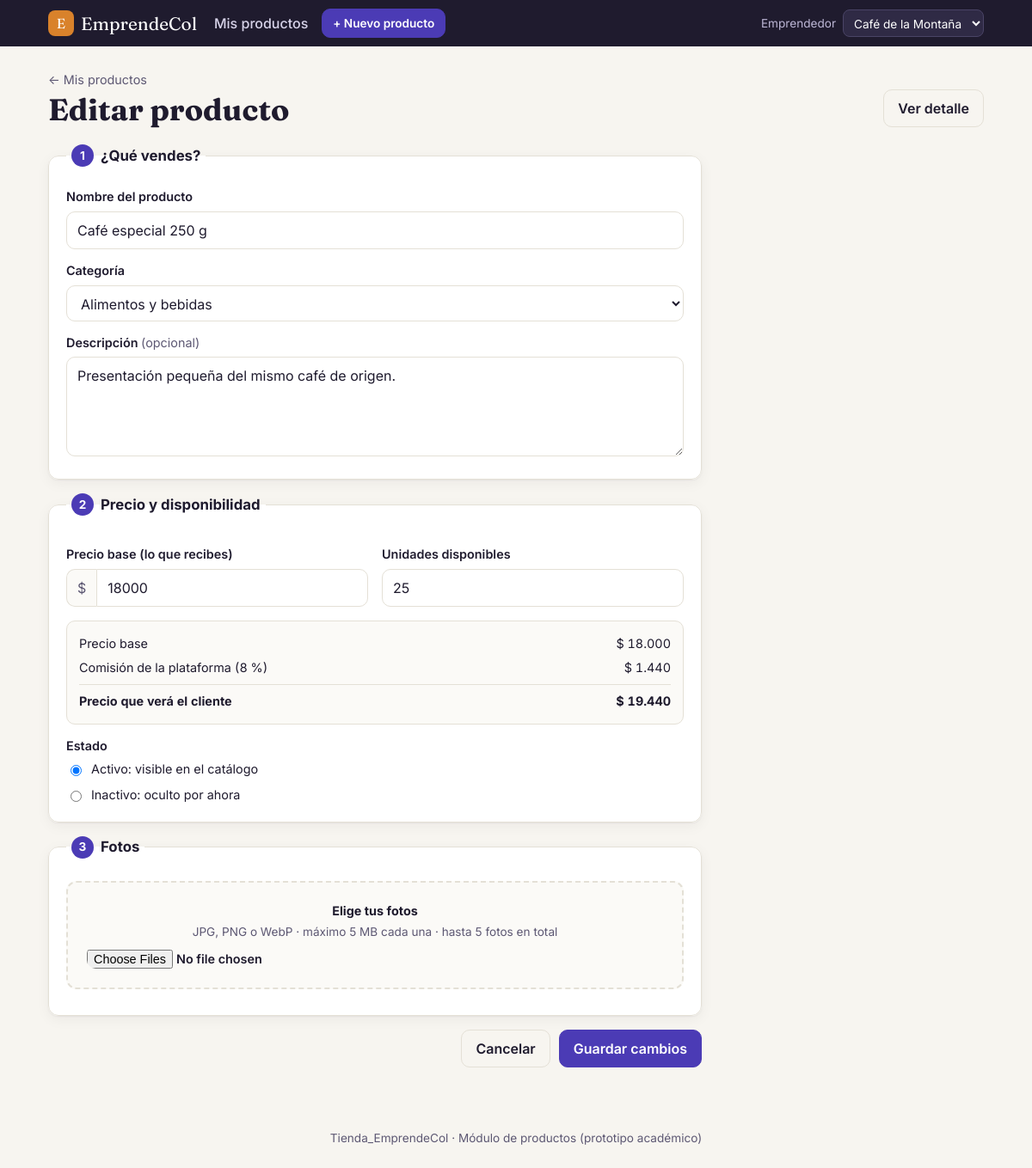
/productos/editar.php?id=2, run on the app's committed database.
### tables this page shows
CREATE TABLE producto (
  id_producto     INT AUTO_INCREMENT PRIMARY KEY,
  id_emprendedor  INT            NOT NULL,
  id_categoria    INT            NOT NULL,
  nombre          VARCHAR(120)   NOT NULL,
  descripcion     TEXT           NULL,
  precio_base     DECIMAL(12,2)  NOT NULL,
  stock           INT            NOT NULL DEFAULT 0,
  estado          ENUM('activo','inactivo','eliminado') NOT NULL DEFAULT 'activo',
  fecha_creacion  DATETIME       NOT NULL DEFAULT CURRENT_TIMESTAMP,
  CONSTRAINT ck_producto_precio CHECK (precio_base > 0),
  CONSTRAINT ck_producto_stock  CHECK (stock >= 0),
  CONSTRAINT fk_producto_emprendedor FOREIGN KEY (id_emprendedor)
    REFERENCES perfil_emprendedor(id_emprendedor) ON DELETE RESTRICT,
  CONSTRAINT fk_producto_categoria FOREIGN KEY (id_categoria)
    REFERENCES categoria(id_categoria) ON DELETE RESTRICT,
  INDEX idx_producto_estado (estado),
  INDEX idx_producto_nombre (nombre)
);

CREATE TABLE categoria (
  id_categoria INT AUTO_INCREMENT PRIMARY KEY,
  nombre       VARCHAR(80) NOT NULL,
  activa       BOOLEAN     NOT NULL DEFAULT TRUE,
  CONSTRAINT uk_categoria_nombre UNIQUE (nombre)
);

CREATE TABLE configuracion (
  clave               VARCHAR(60)  PRIMARY KEY,
  valor               VARCHAR(255) NOT NULL,
  descripcion         VARCHAR(255) NULL,
  id_admin            INT          NULL,
  fecha_actualizacion DATETIME     NOT NULL DEFAULT CURRENT_TIMESTAMP ON UPDATE CURRENT_TIMESTAMP,
  CONSTRAINT fk_configuracion_admin FOREIGN KEY (id_admin)
    REFERENCES usuario(id_usuario) ON DELETE SET NULL
);

### includes/funciones.php (called while the page is built, shortened)
<?php
function conexion(): PDO
{
    static $pdo = null;
    if ($pdo === null) {
        $dsn = 'mysql:host=' . DB_HOST . ';port=' . DB_PORT . ';dbname=' . DB_NAME . ';charset=utf8mb4';
        try {
            $pdo = new PDO($dsn, DB_USER, DB_PASS, [
                PDO::ATTR_ERRMODE            => PDO::ERRMODE_EXCEPTION,
                PDO::ATTR_DEFAULT_FETCH_MODE => PDO::FETCH_ASSOC,
                PDO::ATTR_EMULATE_PREPARES   => false,
            ]);
        } catch (PDOException $ex) {
            http_response_code(500);
            echo '<div style="font-family:sans-serif;max-width:640px;margin:60px auto;padding:24px;border:1px solid #e5a3a3;border-radius:12px;background:#fff5f5">'
               . '<h2 style="margin-top:0">No se pudo conectar a la base de datos</h2>'
               . '<p>Revisa que MySQL esté iniciado en el panel de XAMPP, que hayas importado '
               . '<code>database/tienda_emprendecol.sql</code> y que los datos de <code>config/db.php</code> sean correctos.</p>'
               . '<p style="color:#888;font-size:13px">Detalle: ' . htmlspecialchars($ex->getMessage()) . '</p></div>';
            exit;
        }
    }
    return $pdo;
}
function e($texto): string
{
    return htmlspecialchars((string)($texto ?? ''), ENT_QUOTES, 'UTF-8');
}
function emprendedores_disponibles(): array
{
    return conexion()->query(
        "SELECT pe.id_emprendedor, pe.id_usuario, pe.nombre_emprendimiento
           FROM perfil_emprendedor pe
           JOIN usuario u ON u.id_usuario = pe.id_usuario
          WHERE u.estado = 'activo'
          ORDER BY pe.nombre_emprendimiento"
    )->fetchAll();
}
function emprendedor_actual(): array
{
    $lista = emprendedores_disponibles();
    foreach ($lista as $emp) {
        if ((int)$emp['id_emprendedor'] === (int)($_SESSION['id_emprendedor'] ?? 0)) {
            return $emp;
        }
    }
    return $lista[0];
}
function obtener_config(string $clave, $defecto = null)
{
    $st = conexion()->prepare('SELECT valor FROM configuracion WHERE clave = ?');
    $st->execute([$clave]);
    $valor = $st->fetchColumn();
    return $valor === false ? $defecto : $valor;
}
function porcentaje_comision(): float
{
    return (float)obtener_config('porcentaje_comision', 0);
}

### includes/productos.php (called while the page is built, shortened)
<?php
require_once __DIR__ . '/funciones.php';
function categorias_activas(): array
{
    return conexion()->query('SELECT id_categoria, nombre FROM categoria WHERE activa = 1 ORDER BY nombre')->fetchAll();
}
function producto_del_emprendedor(int $idProducto, int $idEmprendedor): ?array
{
    $st = conexion()->prepare(
        "SELECT p.*, c.nombre AS categoria
           FROM producto p
           JOIN categoria c ON c.id_categoria = p.id_categoria
          WHERE p.id_producto = ? AND p.id_emprendedor = ? AND p.estado <> 'eliminado'"
    );
    $st->execute([$idProducto, $idEmprendedor]);
    return $st->fetch() ?: null;
}

### productos/_formulario.php (the view, shortened to what this page needs)
<?php
function aria_error(array $errores, string $campo): string
{
    return isset($errores[$campo]) ? ' aria-invalid="true" aria-describedby="err-' . e($campo) . '"' : '';
}
?>
<form class="formulario" method="post" action="<?= e($accion) ?>" enctype="multipart/form-data" novalidate>
  <fieldset class="paso">
    <legend><span class="paso-num">1</span> ¿Qué vendes?</legend>
    <label for="nombre">Nombre del producto</label>
    <input id="nombre" name="nombre" maxlength="120" required value="<?= e($datos['nombre']) ?>"
           placeholder="Ej.: Café especial 500 g"<?= aria_error($errores, 'nombre') ?>>
    <label for="id_categoria">Categoría</label>
    <select id="id_categoria" name="id_categoria" required<?= aria_error($errores, 'id_categoria') ?>>
      <?php foreach (categorias_activas() as $c): ?>
        <option value="<?= (int)$c['id_categoria'] ?>" <?= (string)$datos['id_categoria'] === (string)$c['id_categoria'] ? 'selected' : '' ?>><?= e($c['nombre']) ?></option>
      <?php endforeach; ?>
    </select>
    <label for="descripcion">Descripción <span class="opcional">(opcional)</span></label>
    <textarea id="descripcion" name="descripcion" rows="4" maxlength="2000"
              placeholder="Cuenta qué lo hace especial: materiales, tamaño, origen…"<?= aria_error($errores, 'descripcion') ?>><?= e($datos['descripcion']) ?></textarea>
  </fieldset>
  <fieldset class="paso">
    <legend><span class="paso-num">2</span> Precio y disponibilidad</legend>
    <div class="fila-2">
      <div>
        <label for="precio_base">Precio base (lo que recibes)</label>
        <div class="campo-prefijo"><span>$</span>
          <input id="precio_base" name="precio_base" inputmode="numeric" required value="<?= e($datos['precio_base']) ?>"
                 placeholder="25000"<?= aria_error($errores, 'precio_base') ?>>
        </div>
      </div>
      <div>
        <label for="stock">Unidades disponibles</label>
        <input id="stock" name="stock" type="number" min="0" step="1" required value="<?= e($datos['stock']) ?>"<?= aria_error($errores, 'stock') ?>>
      </div>
    </div>
    <div class="desglose" data-comision="<?= e($comision) ?>">
      <div><span>Precio base</span><span id="d-base">—</span></div>
      <div><span>Comisión de la plataforma (<?= e(rtrim(rtrim(number_format($comision, 2, ',', ''), '0'), ',')) ?> %)</span><span id="d-comision">—</span></div>
      <div class="desglose-total"><span>Precio que verá el cliente</span><span id="d-final">—</span></div>
    </div>
    <span class="etiqueta">Estado</span>
    <div class="opciones-radio">
      <label><input type="radio" name="estado" value="activo" <?= $datos['estado'] === 'activo' ? 'checked' : '' ?>> Activo: visible en el catálogo</label>
      <label><input type="radio" name="estado" value="inactivo" <?= $datos['estado'] === 'inactivo' ? 'checked' : '' ?>> Inactivo: oculto por ahora</label>
    </div>
  </fieldset>
  <fieldset class="paso">
    <legend><span class="paso-num">3</span> Fotos</legend>
    <label class="zona-archivos" for="imagenes">
      <strong>Elige tus fotos</strong>
      <span>JPG, PNG o WebP · máximo 5 MB cada una · hasta <?= MAX_IMAGENES_PRODUCTO ?> fotos en total</span>
      <input id="imagenes" name="imagenes[]" type="file" accept="image/jpeg,image/png,image/webp" multiple>
    </label>
  </fieldset>
  <div class="acciones-form">
    <a class="btn btn-suave" href="index.php">Cancelar</a>
    <button class="btn btn-primario"><?= e($textoBoton) ?></button>
  </div>
</form>

### assets/css/estilos.css (style rules this page uses)
:root { --tinta: #1f1b2e; --tinta-suave: #5d5873; --fondo: #f7f5f0; --papel: #ffffff; --borde: #e4e0d6; --primario: #4b3bb5; --primario-oscuro: #392b94; --primario-claro: #ece9fb; --acento: #d9822b; --exito: #1f7a4d; --exito-claro: #e3f4ea; --peligro: #b3261e; --peligro-claro: #fce8e6; --info-claro: #e8f0fb; --radio: 12px; --sombra: 0 1px 2px rgba(31, 27, 46, .06), 0 4px 16px rgba(31, 27, 46, .05); }
* { box-sizing: border-box; }
body { margin: 0; font-family: Inter, system-ui, -apple-system, "Segoe UI", sans-serif; color: var(--tinta); background: var(--fondo); line-height: 1.5; }
a { color: var(--primario); }
.btn { display: inline-flex; align-items: center; justify-content: center; gap: 6px; border: 1px solid var(--borde); background: var(--papel); color: var(--tinta); font: inherit; font-weight: 600; padding: 9px 16px; border-radius: 10px; cursor: pointer; text-decoration: none; white-space: nowrap; }
.btn-primario { background: var(--primario); border-color: var(--primario); color: #fff; }
.btn-suave { background: transparent; }
input, select, textarea { font: inherit; color: var(--tinta); background: #fff; border: 1px solid var(--borde); border-radius: 10px; padding: 9px 12px; width: 100%; }
.formulario { display: grid; gap: 16px; max-width: 760px; }
.paso { background: var(--papel); border: 1px solid var(--borde); border-radius: var(--radio); padding: 20px; margin: 0; box-shadow: var(--sombra); }
.paso legend { font-weight: 700; font-size: 1.05rem; padding: 0 6px; display: flex; align-items: center; gap: 8px; }
.paso-num { width: 26px; height: 26px; border-radius: 50%; background: var(--primario); color: #fff; display: inline-grid; place-items: center; font-size: .85rem; }
.paso label, .etiqueta { display: block; font-weight: 600; font-size: .9rem; margin: 14px 0 6px; }
.paso > label:first-of-type { margin-top: 4px; }
.opcional { font-weight: 400; color: var(--tinta-suave); }
.fila-2 { display: grid; grid-template-columns: 1fr 1fr; gap: 16px; }
.campo-prefijo { display: flex; align-items: stretch; }
.campo-prefijo span { display: grid; place-items: center; padding: 0 12px; background: #fbfaf7; border: 1px solid var(--borde); border-right: 0; border-radius: 10px 0 0 10px; color: var(--tinta-suave); }
.campo-prefijo input { border-radius: 0 10px 10px 0; }
.opciones-radio { display: grid; gap: 8px; }
.opciones-radio label { font-weight: 400; margin: 0; display: flex; gap: 8px; align-items: center; }
.opciones-radio input { width: auto; }
.desglose { margin-top: 16px; background: #fbfaf7; border: 1px solid var(--borde); border-radius: 10px; padding: 12px 14px; font-size: .9rem; }
.desglose div { display: flex; justify-content: space-between; gap: 12px; padding: 3px 0; font-variant-numeric: tabular-nums; }
.desglose-total { border-top: 1px solid var(--borde); margin-top: 6px; padding-top: 8px !important; font-weight: 700; }
.zona-archivos { display: grid !important; gap: 4px; text-align: center; padding: 22px; margin: 6px 0 0 !important; border: 2px dashed var(--borde); border-radius: var(--radio); cursor: pointer; background: #fbfaf7; }
.zona-archivos span { font-weight: 400; color: var(--tinta-suave); font-size: .85rem; }
.zona-archivos input { border: 0; background: transparent; padding: 6px 0 0; }
.acciones-form { display: flex; justify-content: flex-end; gap: 10px; }

### data on the page
producto: nombre "Café especial 250 g", id_categoria "Alimentos y bebidas", descripcion "Presentación pequeña del mismo café de origen.", precio_base "18000", stock "25", estado "☑ Activo: visible en el catálogo", estado "☐ Inactivo: oculto por ahora"
configuracion: valor "8"

### other printed values
MAX_IMAGENES_PRODUCTO "5"
$textoBoton "Guardar cambios"
form field id_emprendedor "Café de la Montaña"
